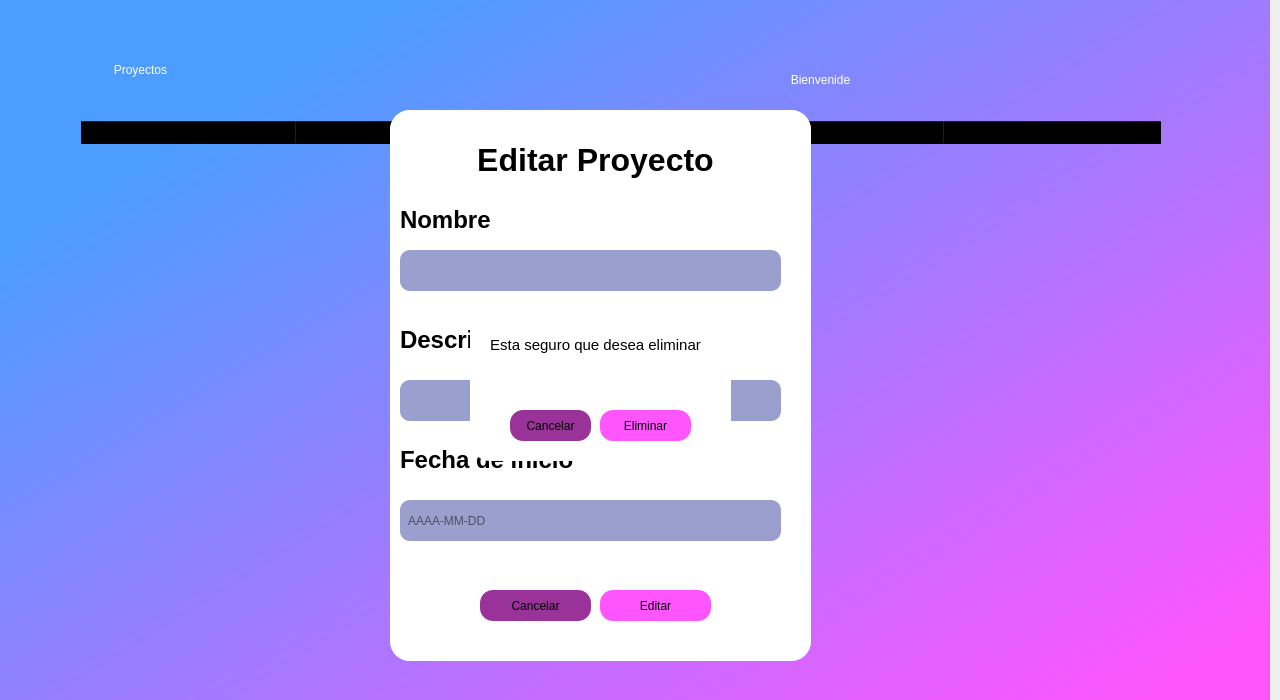
<?xml version="1.0" encoding="UTF-8"?>
<ui version="4.0">
 <class>Dialog</class>
 <widget class="QDialog" name="Dialog">
  <property name="enabled">
   <bool>true</bool>
  </property>
  <property name="geometry">
   <rect>
    <x>0</x>
    <y>0</y>
    <width>1280</width>
    <height>700</height>
   </rect>
  </property>
  <property name="windowTitle">
   <string>Dialog</string>
  </property>
  <widget class="QWidget" name="fondo" native="true">
   <property name="enabled">
    <bool>true</bool>
   </property>
   <property name="geometry">
    <rect>
     <x>-10</x>
     <y>0</y>
     <width>1280</width>
     <height>700</height>
    </rect>
   </property>
   <property name="mouseTracking">
    <bool>true</bool>
   </property>
   <property name="autoFillBackground">
    <bool>false</bool>
   </property>
   <property name="styleSheet">
    <string notr="true">background-color:qlineargradient(spread:pad, x1:0.147, y1:0.193182, x2:0.975, y2:0.925682, stop:0 rgba(76, 157, 255, 255), stop:0.997468 rgba(255, 85, 255, 255))</string>
   </property>
   <widget class="QLabel" name="label">
    <property name="geometry">
     <rect>
      <x>30</x>
      <y>30</y>
      <width>241</width>
      <height>81</height>
     </rect>
    </property>
    <property name="autoFillBackground">
     <bool>false</bool>
    </property>
    <property name="styleSheet">
     <string notr="true">font: 36pt &quot;Rockwell&quot;; color:rgb(255, 255, 255);
background-color: rgba(0,0,0,0);
border-radius:20;</string>
    </property>
    <property name="text">
     <string>&lt;html&gt;&lt;head/&gt;&lt;body&gt;&lt;p align=&quot;center&quot;&gt;Proyectos&lt;/p&gt;&lt;/body&gt;&lt;/html&gt;</string>
    </property>
    <property name="alignment">
     <set>Qt::AlignLeading|Qt::AlignLeft|Qt::AlignVCenter</set>
    </property>
   </widget>
   <widget class="QTableWidget" name="tableWidget">
    <property name="geometry">
     <rect>
      <x>90</x>
      <y>120</y>
      <width>1091</width>
      <height>511</height>
     </rect>
    </property>
    <property name="styleSheet">
     <string notr="true">background-color: rgba(0,0,0,0);
font: 12pt &quot;Verdana&quot;;</string>
    </property>
    <property name="showGrid">
     <bool>true</bool>
    </property>
    <property name="wordWrap">
     <bool>true</bool>
    </property>
    <attribute name="horizontalHeaderVisible">
     <bool>true</bool>
    </attribute>
    <attribute name="horizontalHeaderDefaultSectionSize">
     <number>216</number>
    </attribute>
    <attribute name="horizontalHeaderHighlightSections">
     <bool>true</bool>
    </attribute>
    <attribute name="verticalHeaderCascadingSectionResizes">
     <bool>false</bool>
    </attribute>
    <attribute name="verticalHeaderDefaultSectionSize">
     <number>30</number>
    </attribute>
    <column>
     <property name="text">
      <string>Nombre</string>
     </property>
     <property name="font">
      <font>
       <family>Verdana</family>
       <pointsize>12</pointsize>
       <weight>75</weight>
       <bold>true</bold>
      </font>
     </property>
    </column>
    <column>
     <property name="text">
      <string>Descripcion</string>
     </property>
     <property name="font">
      <font>
       <family>Verdana</family>
       <pointsize>12</pointsize>
       <weight>75</weight>
       <bold>true</bold>
      </font>
     </property>
    </column>
    <column>
     <property name="text">
      <string>Fecha de inicio</string>
     </property>
     <property name="font">
      <font>
       <family>Verdana</family>
       <pointsize>12</pointsize>
       <weight>75</weight>
       <bold>true</bold>
      </font>
     </property>
    </column>
    <column>
     <property name="text">
      <string>Editar</string>
     </property>
     <property name="font">
      <font>
       <family>Verdana</family>
       <pointsize>12</pointsize>
       <weight>75</weight>
       <bold>true</bold>
      </font>
     </property>
    </column>
    <column>
     <property name="text">
      <string>Eliminar</string>
     </property>
     <property name="font">
      <font>
       <family>Verdana</family>
       <pointsize>12</pointsize>
       <weight>75</weight>
       <bold>true</bold>
      </font>
     </property>
    </column>
   </widget>
   <widget class="QLabel" name="name">
    <property name="geometry">
     <rect>
      <x>940</x>
      <y>60</y>
      <width>221</width>
      <height>39</height>
     </rect>
    </property>
    <property name="styleSheet">
     <string notr="true">font: 26pt &quot;Rockwell&quot;; color:rgb(255, 255, 255);
background-color: rgba(0,0,0,0);
border-radius:20;</string>
    </property>
    <property name="text">
     <string/>
    </property>
   </widget>
   <widget class="QLabel" name="label_2">
    <property name="geometry">
     <rect>
      <x>690</x>
      <y>50</y>
      <width>281</width>
      <height>61</height>
     </rect>
    </property>
    <property name="autoFillBackground">
     <bool>false</bool>
    </property>
    <property name="styleSheet">
     <string notr="true">font: 26pt &quot;Rockwell&quot;; color:rgb(255, 255, 255);
background-color: rgba(0,0,0,0);
border-radius:20;</string>
    </property>
    <property name="text">
     <string>&lt;html&gt;&lt;head/&gt;&lt;body&gt;&lt;p align=&quot;center&quot;&gt;Bienvenide&lt;/p&gt;&lt;/body&gt;&lt;/html&gt;</string>
    </property>
    <property name="alignment">
     <set>Qt::AlignLeading|Qt::AlignLeft|Qt::AlignVCenter</set>
    </property>
   </widget>
   <widget class="QWidget" name="crp" native="true">
    <property name="enabled">
     <bool>true</bool>
    </property>
    <property name="geometry">
     <rect>
      <x>400</x>
      <y>110</y>
      <width>421</width>
      <height>551</height>
     </rect>
    </property>
    <property name="styleSheet">
     <string notr="true">background-color: rgb(255, 255, 255);
border-bottom-left-radius: 20px;
border-bottom-right-radius:20px;
border-top-left-radius: 20px;
border-top-right-radius: 20px;</string>
    </property>
    <widget class="QLabel" name="label_3">
     <property name="geometry">
      <rect>
       <x>10</x>
       <y>20</y>
       <width>391</width>
       <height>61</height>
      </rect>
     </property>
     <property name="autoFillBackground">
      <bool>false</bool>
     </property>
     <property name="styleSheet">
      <string notr="true">color: rgb(0, 0, 0);
font: 28pt &quot;Verdana&quot;;
background-color: rgba(0,0,0,0);
border-radius:20;</string>
     </property>
     <property name="text">
      <string>&lt;html&gt;&lt;head/&gt;&lt;body&gt;&lt;p align=&quot;center&quot;&gt;&lt;span style=&quot; font-size:24pt; font-weight:600;&quot;&gt;Crear Proyecto&lt;/span&gt;&lt;/p&gt;&lt;/body&gt;&lt;/html&gt;</string>
     </property>
     <property name="alignment">
      <set>Qt::AlignLeading|Qt::AlignLeft|Qt::AlignVCenter</set>
     </property>
    </widget>
    <widget class="QLabel" name="label_4">
     <property name="geometry">
      <rect>
       <x>10</x>
       <y>80</y>
       <width>281</width>
       <height>61</height>
      </rect>
     </property>
     <property name="autoFillBackground">
      <bool>false</bool>
     </property>
     <property name="styleSheet">
      <string notr="true">color: rgb(0, 0, 0);
background-color: rgba(0,0,0,0);
border-radius:20;
font: 75 16pt &quot;Verdana&quot;;</string>
     </property>
     <property name="text">
      <string>&lt;html&gt;&lt;head/&gt;&lt;body&gt;&lt;p&gt;&lt;span style=&quot; font-size:18pt; font-weight:600;&quot;&gt;Nombre&lt;/span&gt;&lt;/p&gt;&lt;/body&gt;&lt;/html&gt;</string>
     </property>
     <property name="alignment">
      <set>Qt::AlignLeading|Qt::AlignLeft|Qt::AlignVCenter</set>
     </property>
    </widget>
    <widget class="QPushButton" name="cancelarbtn">
     <property name="geometry">
      <rect>
       <x>90</x>
       <y>480</y>
       <width>111</width>
       <height>31</height>
      </rect>
     </property>
     <property name="styleSheet">
      <string notr="true">background-color: rgb(153, 51, 153);
border-radius:13px;</string>
     </property>
     <property name="text">
      <string>Cancelar</string>
     </property>
    </widget>
    <widget class="QLabel" name="label_6">
     <property name="geometry">
      <rect>
       <x>10</x>
       <y>200</y>
       <width>281</width>
       <height>61</height>
      </rect>
     </property>
     <property name="autoFillBackground">
      <bool>false</bool>
     </property>
     <property name="styleSheet">
      <string notr="true">color: rgb(0, 0, 0);
background-color: rgba(0,0,0,0);
border-radius:20;
font: 75 16pt &quot;Verdana&quot;;</string>
     </property>
     <property name="text">
      <string>&lt;html&gt;&lt;head/&gt;&lt;body&gt;&lt;p&gt;&lt;span style=&quot; font-size:18pt; font-weight:600;&quot;&gt;Descripcion&lt;/span&gt;&lt;/p&gt;&lt;/body&gt;&lt;/html&gt;</string>
     </property>
     <property name="alignment">
      <set>Qt::AlignLeading|Qt::AlignLeft|Qt::AlignVCenter</set>
     </property>
    </widget>
    <widget class="QLabel" name="label_5">
     <property name="geometry">
      <rect>
       <x>10</x>
       <y>320</y>
       <width>281</width>
       <height>61</height>
      </rect>
     </property>
     <property name="autoFillBackground">
      <bool>false</bool>
     </property>
     <property name="styleSheet">
      <string notr="true">color: rgb(0, 0, 0);
background-color: rgba(0,0,0,0);
border-radius:20;
font: 75 16pt &quot;Verdana&quot;;</string>
     </property>
     <property name="text">
      <string>&lt;html&gt;&lt;head/&gt;&lt;body&gt;&lt;p&gt;&lt;span style=&quot; font-size:18pt; font-weight:600;&quot;&gt;Fecha de inicio&lt;/span&gt;&lt;/p&gt;&lt;/body&gt;&lt;/html&gt;</string>
     </property>
     <property name="alignment">
      <set>Qt::AlignLeading|Qt::AlignLeft|Qt::AlignVCenter</set>
     </property>
    </widget>
    <widget class="QLineEdit" name="nom">
     <property name="geometry">
      <rect>
       <x>10</x>
       <y>140</y>
       <width>381</width>
       <height>41</height>
      </rect>
     </property>
     <property name="styleSheet">
      <string notr="true">background-color: rgb(155, 159, 206);
border-radius:10px;
font: 12pt &quot;Verdana&quot;;</string>
     </property>
    </widget>
    <widget class="QLineEdit" name="des">
     <property name="geometry">
      <rect>
       <x>10</x>
       <y>270</y>
       <width>381</width>
       <height>41</height>
      </rect>
     </property>
     <property name="styleSheet">
      <string notr="true">background-color: rgb(155, 159, 206);
border-radius:10px;
font: 12pt &quot;Verdana&quot;;</string>
     </property>
    </widget>
    <widget class="QLineEdit" name="fech">
     <property name="geometry">
      <rect>
       <x>10</x>
       <y>390</y>
       <width>381</width>
       <height>41</height>
      </rect>
     </property>
     <property name="styleSheet">
      <string notr="true">background-color: rgb(155, 159, 206);
border-radius:10px;
font: 12pt &quot;Verdana&quot;;</string>
     </property>
     <property name="inputMask">
      <string/>
     </property>
     <property name="text">
      <string/>
     </property>
     <property name="placeholderText">
      <string>  AAAA-MM-DD</string>
     </property>
    </widget>
    <widget class="QPushButton" name="crearbtn">
     <property name="geometry">
      <rect>
       <x>210</x>
       <y>480</y>
       <width>111</width>
       <height>31</height>
      </rect>
     </property>
     <property name="styleSheet">
      <string notr="true">background-color:rgb(255, 85, 255);
border-radius:13px;</string>
     </property>
     <property name="text">
      <string>Crear</string>
     </property>
    </widget>
   </widget>
   <widget class="QWidget" name="editarp" native="true">
    <property name="enabled">
     <bool>true</bool>
    </property>
    <property name="geometry">
     <rect>
      <x>400</x>
      <y>110</y>
      <width>421</width>
      <height>551</height>
     </rect>
    </property>
    <property name="styleSheet">
     <string notr="true">background-color: rgb(255, 255, 255);
border-bottom-left-radius: 20px;
border-bottom-right-radius:20px;
border-top-left-radius: 20px;
border-top-right-radius: 20px;</string>
    </property>
    <widget class="QLabel" name="label_8">
     <property name="geometry">
      <rect>
       <x>10</x>
       <y>20</y>
       <width>391</width>
       <height>61</height>
      </rect>
     </property>
     <property name="autoFillBackground">
      <bool>false</bool>
     </property>
     <property name="styleSheet">
      <string notr="true">color: rgb(0, 0, 0);
font: 28pt &quot;Verdana&quot;;
background-color: rgba(0,0,0,0);
border-radius:20;</string>
     </property>
     <property name="text">
      <string>&lt;html&gt;&lt;head/&gt;&lt;body&gt;&lt;p align=&quot;center&quot;&gt;&lt;span style=&quot; font-size:24pt; font-weight:600;&quot;&gt;Editar Proyecto&lt;/span&gt;&lt;/p&gt;&lt;/body&gt;&lt;/html&gt;</string>
     </property>
     <property name="alignment">
      <set>Qt::AlignLeading|Qt::AlignLeft|Qt::AlignVCenter</set>
     </property>
    </widget>
    <widget class="QLabel" name="label_9">
     <property name="geometry">
      <rect>
       <x>10</x>
       <y>80</y>
       <width>281</width>
       <height>61</height>
      </rect>
     </property>
     <property name="autoFillBackground">
      <bool>false</bool>
     </property>
     <property name="styleSheet">
      <string notr="true">color: rgb(0, 0, 0);
background-color: rgba(0,0,0,0);
border-radius:20;
font: 75 16pt &quot;Verdana&quot;;</string>
     </property>
     <property name="text">
      <string>&lt;html&gt;&lt;head/&gt;&lt;body&gt;&lt;p&gt;&lt;span style=&quot; font-size:18pt; font-weight:600;&quot;&gt;Nombre&lt;/span&gt;&lt;/p&gt;&lt;/body&gt;&lt;/html&gt;</string>
     </property>
     <property name="alignment">
      <set>Qt::AlignLeading|Qt::AlignLeft|Qt::AlignVCenter</set>
     </property>
    </widget>
    <widget class="QPushButton" name="cancelarbtn_3">
     <property name="geometry">
      <rect>
       <x>90</x>
       <y>480</y>
       <width>111</width>
       <height>31</height>
      </rect>
     </property>
     <property name="styleSheet">
      <string notr="true">background-color: rgb(153, 51, 153);
border-radius:13px;</string>
     </property>
     <property name="text">
      <string>Cancelar</string>
     </property>
    </widget>
    <widget class="QLabel" name="label_10">
     <property name="geometry">
      <rect>
       <x>10</x>
       <y>200</y>
       <width>281</width>
       <height>61</height>
      </rect>
     </property>
     <property name="autoFillBackground">
      <bool>false</bool>
     </property>
     <property name="styleSheet">
      <string notr="true">color: rgb(0, 0, 0);
background-color: rgba(0,0,0,0);
border-radius:20;
font: 75 16pt &quot;Verdana&quot;;</string>
     </property>
     <property name="text">
      <string>&lt;html&gt;&lt;head/&gt;&lt;body&gt;&lt;p&gt;&lt;span style=&quot; font-size:18pt; font-weight:600;&quot;&gt;Descripcion&lt;/span&gt;&lt;/p&gt;&lt;/body&gt;&lt;/html&gt;</string>
     </property>
     <property name="alignment">
      <set>Qt::AlignLeading|Qt::AlignLeft|Qt::AlignVCenter</set>
     </property>
    </widget>
    <widget class="QLabel" name="label_11">
     <property name="geometry">
      <rect>
       <x>10</x>
       <y>320</y>
       <width>281</width>
       <height>61</height>
      </rect>
     </property>
     <property name="autoFillBackground">
      <bool>false</bool>
     </property>
     <property name="styleSheet">
      <string notr="true">color: rgb(0, 0, 0);
background-color: rgba(0,0,0,0);
border-radius:20;
font: 75 16pt &quot;Verdana&quot;;</string>
     </property>
     <property name="text">
      <string>&lt;html&gt;&lt;head/&gt;&lt;body&gt;&lt;p&gt;&lt;span style=&quot; font-size:18pt; font-weight:600;&quot;&gt;Fecha de inicio&lt;/span&gt;&lt;/p&gt;&lt;/body&gt;&lt;/html&gt;</string>
     </property>
     <property name="alignment">
      <set>Qt::AlignLeading|Qt::AlignLeft|Qt::AlignVCenter</set>
     </property>
    </widget>
    <widget class="QLineEdit" name="nom_2">
     <property name="geometry">
      <rect>
       <x>10</x>
       <y>140</y>
       <width>381</width>
       <height>41</height>
      </rect>
     </property>
     <property name="styleSheet">
      <string notr="true">background-color: rgb(155, 159, 206);
border-radius:10px;
font: 12pt &quot;Verdana&quot;;</string>
     </property>
    </widget>
    <widget class="QLineEdit" name="des_2">
     <property name="geometry">
      <rect>
       <x>10</x>
       <y>270</y>
       <width>381</width>
       <height>41</height>
      </rect>
     </property>
     <property name="styleSheet">
      <string notr="true">background-color: rgb(155, 159, 206);
border-radius:10px;
font: 12pt &quot;Verdana&quot;;</string>
     </property>
    </widget>
    <widget class="QLineEdit" name="fech_2">
     <property name="geometry">
      <rect>
       <x>10</x>
       <y>390</y>
       <width>381</width>
       <height>41</height>
      </rect>
     </property>
     <property name="styleSheet">
      <string notr="true">background-color: rgb(155, 159, 206);
border-radius:10px;
font: 12pt &quot;Verdana&quot;;</string>
     </property>
     <property name="inputMask">
      <string/>
     </property>
     <property name="text">
      <string/>
     </property>
     <property name="placeholderText">
      <string>  AAAA-MM-DD</string>
     </property>
    </widget>
    <widget class="QPushButton" name="editarbtn">
     <property name="geometry">
      <rect>
       <x>210</x>
       <y>480</y>
       <width>111</width>
       <height>31</height>
      </rect>
     </property>
     <property name="styleSheet">
      <string notr="true">background-color:rgb(255, 85, 255);
border-radius:13px;</string>
     </property>
     <property name="text">
      <string>Editar</string>
     </property>
    </widget>
   </widget>
   <widget class="QWidget" name="eliminar" native="true">
    <property name="enabled">
     <bool>true</bool>
    </property>
    <property name="geometry">
     <rect>
      <x>480</x>
      <y>300</y>
      <width>261</width>
      <height>161</height>
     </rect>
    </property>
    <property name="styleSheet">
     <string notr="true">background-color: rgb(255, 255, 255);
border-bottom-left-radius: 20px;
border-bottom-right-radius:20px;
border-top-left-radius: 20px;
border-top-right-radius: 20px;</string>
    </property>
    <widget class="QLabel" name="label_7">
     <property name="geometry">
      <rect>
       <x>0</x>
       <y>10</y>
       <width>251</width>
       <height>71</height>
      </rect>
     </property>
     <property name="autoFillBackground">
      <bool>false</bool>
     </property>
     <property name="styleSheet">
      <string notr="true">color: rgb(0, 0, 0);
font: 18pt &quot;Verdana&quot;;
background-color: rgba(0,0,0,0);
border-radius:20;</string>
     </property>
     <property name="text">
      <string>&lt;html&gt;&lt;head/&gt;&lt;body&gt;&lt;p align=&quot;center&quot;&gt;&lt;span style=&quot; font-size:11pt;&quot;&gt;Esta seguro que desea eliminar&lt;/span&gt;&lt;/p&gt;&lt;/body&gt;&lt;/html&gt;</string>
     </property>
     <property name="alignment">
      <set>Qt::AlignLeading|Qt::AlignLeft|Qt::AlignVCenter</set>
     </property>
    </widget>
    <widget class="QLabel" name="nom_proy">
     <property name="geometry">
      <rect>
       <x>10</x>
       <y>70</y>
       <width>241</width>
       <height>41</height>
      </rect>
     </property>
     <property name="text">
      <string/>
     </property>
    </widget>
    <widget class="QPushButton" name="cancelarbtn_2">
     <property name="geometry">
      <rect>
       <x>40</x>
       <y>110</y>
       <width>81</width>
       <height>31</height>
      </rect>
     </property>
     <property name="styleSheet">
      <string notr="true">background-color: rgb(153, 51, 153);
border-radius:13px;</string>
     </property>
     <property name="text">
      <string>Cancelar</string>
     </property>
    </widget>
    <widget class="QPushButton" name="eliminarbtn">
     <property name="geometry">
      <rect>
       <x>130</x>
       <y>110</y>
       <width>91</width>
       <height>31</height>
      </rect>
     </property>
     <property name="styleSheet">
      <string notr="true">background-color:rgb(255, 85, 255);
border-radius:13px;</string>
     </property>
     <property name="text">
      <string>Eliminar</string>
     </property>
    </widget>
   </widget>
   <zorder>tableWidget</zorder>
   <zorder>label</zorder>
   <zorder>name</zorder>
   <zorder>label_2</zorder>
   <zorder>crp</zorder>
   <zorder>editarp</zorder>
   <zorder>eliminar</zorder>
  </widget>
 </widget>
 <resources/>
 <connections/>
</ui>
